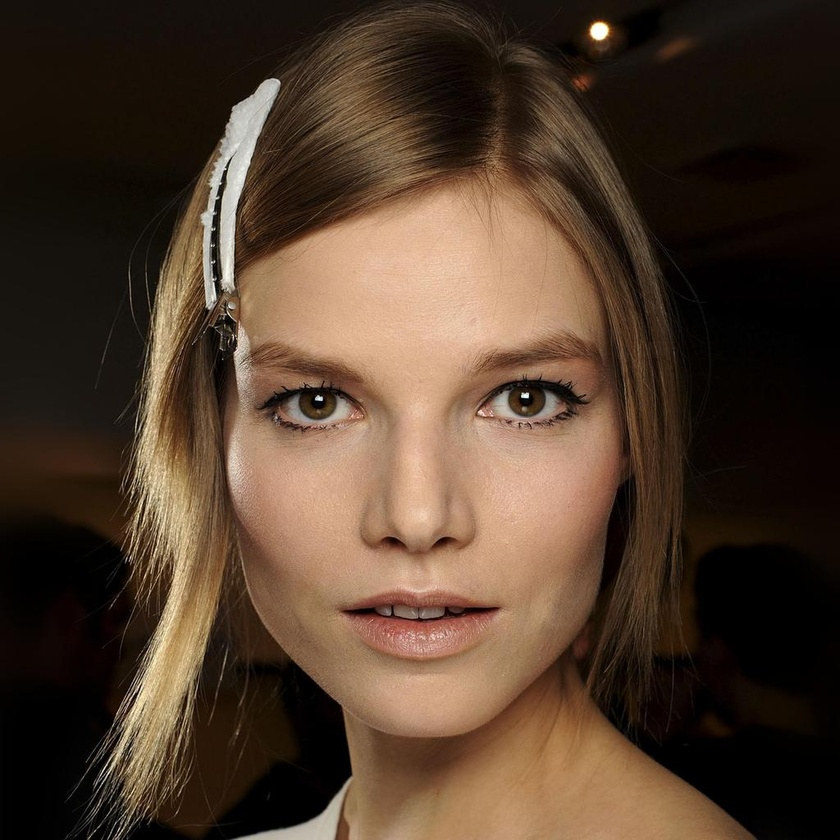
#> input picture 4 CelebA-HQ-img.jpg, 840 x 840 px, shrunk from 1024 x 1024 before the run
$ python -i image_adustments.py   (imports and definitions only)
#> lines starting #> are read from the running program, lines starting #| are printed output that depends on the picture; after the words box and inside, x2 and y2 are one past the last pixel; in counts of white or black regions, pixels touching at a corner belong together
#> further down, picture is the input picture: shape (840, 840, 3); mean B, G, R 44.5, 60.1, 80
import cv2 as cv
import numpy as np

"""## 1. Curve Adjustment"""


# [27 lines left out: function curve_adjustment, not called in this run]


"""#Replace Color

"""


# [32 lines left out: functions color_replacement, add_noise, preprocessing, not called in this run]

def create_tone_curve_points(rough_low_cut_off , rough_high_cut_off = 255, sigma_input = 5, num_points =2, rough_max_output = 255, rough_min_output = 0 , sigma_output = 5 ):
    '''
    Create two sets of points, both in ascending order, to be used to create tone curve (in one channel)

    by creating random number between 0 and 255, to map to another

    num_point: the number of points to be plotted. At least two should be entered.

    The remaining arguments can be divided into two parts:

    input image arguments:
        rough_low_cut_off: the value below which would be mapped to zero.
        rough_high_cut_off: the value above which would be mapped to max
        sigma_input: the uncertainty term applied to the input rough_cut_off and rough_blow_up_point
    output image arguments:
        rough_min_output:
        rough_max_output:
        sigma_output: the uncertainty term applied to the rough_max_output and rough_min_output

    '''
#> called with rough_low_cut_off = 170, rough_high_cut_off = 240, sigma_input = 6, num_points = 7, rough_max_output = 250, rough_min_output = 5, sigma_output = 20

    # making sure the number of point is at least two:
    assert num_points >= 2, 'At least 2 number of points should be used to plot a tone curve.'


    assert rough_low_cut_off < rough_high_cut_off, "blow up point should be higher than cut off point"
    # generate the low cut off and the blow_up_point with sigma_input
    high_cut_off = None
    # making sure the generated high_cut_off is larger than low_cut_off
    while high_cut_off == None or (low_cut_off > high_cut_off):
        low_cut_off = max(0, np.random.normal(loc= rough_low_cut_off, scale= sigma_input, size= None))
        high_cut_off = min(255, np.random.normal(loc = rough_high_cut_off, scale= sigma_input, size = None))


    assert rough_max_output > rough_min_output, "max ouput should be higher than min output. "
    max_output = None
    while max_output == None or (min_output > max_output):
        # generate the max and min output:
        min_output = max(0, np.random.normal(loc = rough_min_output, scale = sigma_output, size = None))
        max_output = min(255, np.random.normal(loc = rough_max_output, scale = sigma_output, size = None))
#| shape of original image: (840, 840, 3)

    if num_points == 2:

      input_points_list = [low_cut_off, high_cut_off]
      output_points_list = [min_output, max_output]

    else:
      input_points_list = np.sort(np.random.uniform(low= low_cut_off, high= high_cut_off, size= num_points -2))
      output_points_list = np.sort(np.random.uniform(low = min_output, high = max_output, size = num_points-2 ))
      # print('before appending end points:', input_points_list, output_points_list)

      # appending the end points to each list:
      input_points_list = np.append(np.append(low_cut_off, input_points_list), high_cut_off)
      output_points_list = np.append(np.append(min_output, output_points_list ), max_output)


    return input_points_list, output_points_list

# [24 lines left out: function apply_tone_curve, not called in this run]

def apply_tone_curve_optimized(image, input_points, output_points):
    # Create the lookup table using input and output points
    lookup_table = np.interp(np.arange(256), input_points, output_points)
    lookup_table = np.round(lookup_table).astype(np.uint8)
    image= image.astype(np.uint8)
    # print('size of the lookup table:', lookup_table.shape)

    # print('lookup table dtype:', lookup_table.dtype)

    # Apply the tone curve to each channel of the image
    tone_curved_image = cv.LUT(image, lookup_table)
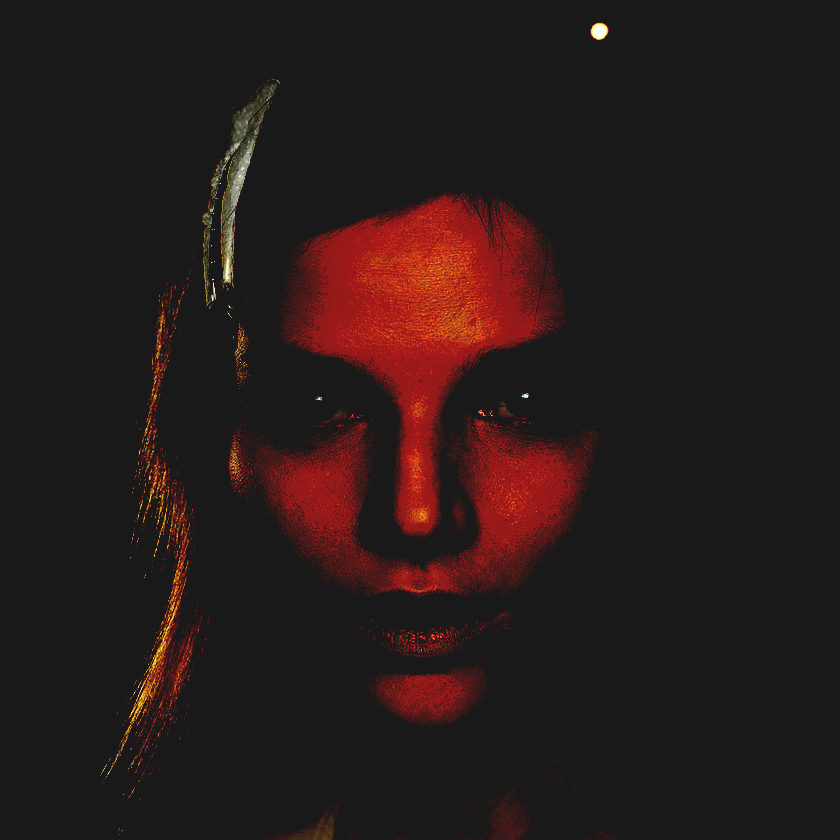
#> tone_curved_image: shape (840, 840, 3); mean B, G, R 25.4, 26.4, 39.3

    return tone_curved_image

# [14 lines of commented-out code are left out]

def preprocessing_randomized(image, rough_low_cut_off = 170, rough_high_cut_off = 240,
                              sigma_input = 6, num_points = 7,
                                rough_max_output = 250, rough_min_output = 5,
                                sigma_output = 20, noise_level_low_bound = 0.3,
                                noise_level_upper_bound = 2, blur_level = 25):
    input_points_list, output_points_list = create_tone_curve_points(rough_low_cut_off = rough_low_cut_off,
                                                                     rough_high_cut_off = rough_high_cut_off ,
                                                                       sigma_input = sigma_input, num_points = num_points,
                                                                       rough_max_output = rough_max_output, rough_min_output = rough_min_output,
                                                                       sigma_output = sigma_output)

    # tone_curved_image = apply_tone_curve(image, input_points_list, output_points_list)
    print('shape of original image:', image.shape)
    tone_curved_image =  apply_tone_curve_optimized(image, input_points_list, output_points_list)

    noise_level = np.random.uniform(noise_level_low_bound, noise_level_upper_bound)
    gauss = noise_level*np.random.randn(*image.shape)
    gauss = np.uint8(gauss)
    # adding noise to the tone curve adjusted image:
    # tone_curved_image = cv.GaussianBlur(tone_curved_image, (blur_level, blur_level), 0)
    tone_curved_image += gauss
#> tone_curved_image: shape (840, 840, 3); 5.12% of pixels changed, all inside (x1, y1, x2, y2) = (0, 0, 840, 840)

    print('shape of tone_curved_image', tone_curved_image.shape)
#| shape of tone_curved_image (840, 840, 3)
    # desaturate the tone curve adjusted image:
    grey_image = cv.cvtColor(tone_curved_image, cv.COLOR_BGR2GRAY)
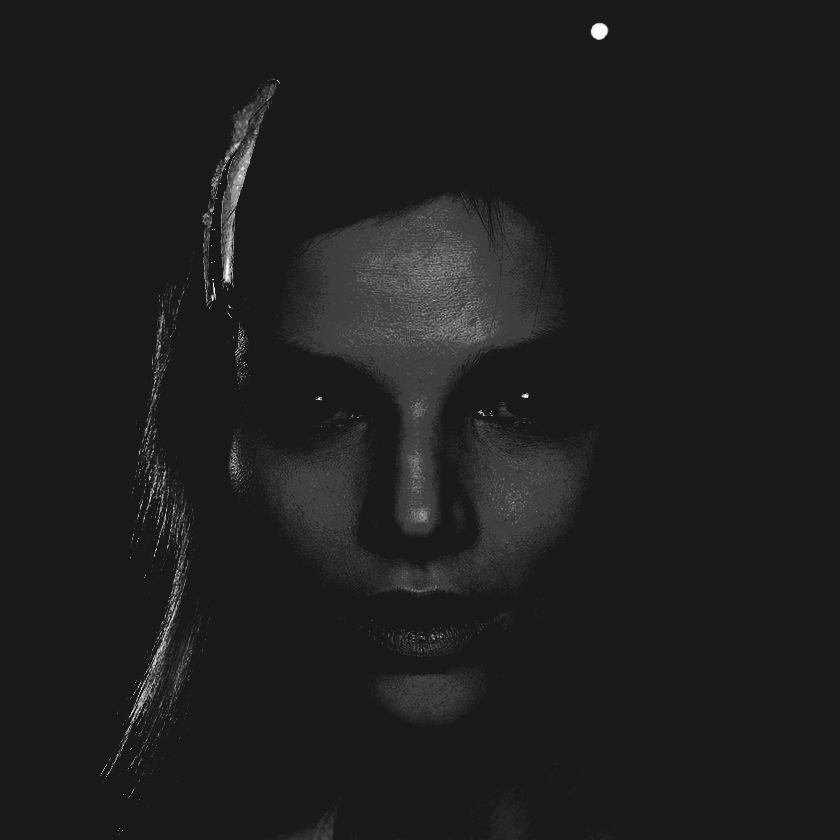
#> grey_image: shape (840, 840); min 24, max 255, mean 30.1

      # adding blur after noise.
    grey_image = cv.GaussianBlur(grey_image, (blur_level, blur_level), 0)

    return grey_image

>>> import cv2
>>> picture = cv2.imread('../4 CelebA-HQ-img.jpg')
>>> result = preprocessing_randomized(picture)
